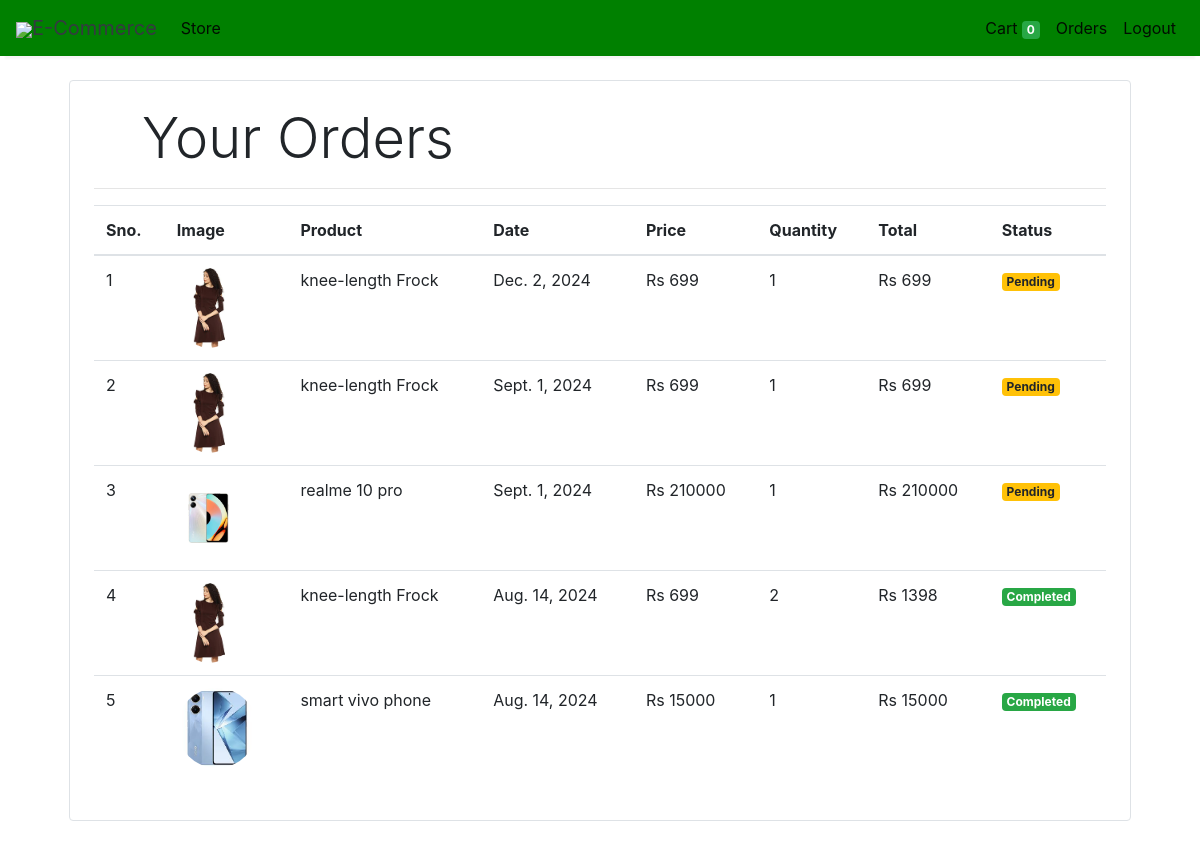
The page /orders (signed in) on the database its author committed.
### store/models/orders.py (models this page shows, shortened)
class Order(models.Model):
    product = models.ForeignKey(Products,
                                on_delete=models.CASCADE)
    customer = models.ForeignKey(Customer,
                                 on_delete=models.CASCADE)
    quantity = models.IntegerField(default=1)
    price = models.IntegerField()
    address = models.CharField (max_length=50, default='', blank=True)
    phone = models.CharField (max_length=50, default='', blank=True)
    date = models.DateField (default=datetime.datetime.today)
    status = models.BooleanField (default=False)
    @staticmethod
    def get_orders_by_customer(customer_id):
        return Order.objects.filter(customer=customer_id).order_by('-date')

### store/models/product.py (models this page shows, shortened)
class Products(models.Model):
    name = models.CharField(max_length=60)
    price= models.IntegerField(default=0)
    category= models.ForeignKey(Category,on_delete=models.CASCADE,default=1 )
    description= models.CharField(max_length=250, default='', blank=True, null= True)
    image= models.ImageField(upload_to='uploads/products/')

### store/middlewares/auth.py (the view)
    def middleware(request):
        print(request.session.get('customer'))
        returnUrl = request.META['PATH_INFO']
        print(request.META['PATH_INFO'])
        if not request.session.get('customer'):
           return redirect(f'login?return_url={returnUrl}')
        response = get_response(request)
        return response

### store/templatetags/custom_filter.py (called while the page is built)
@register.filter(name='currency')
def currency(number):
    return "Rs "+str(number)

@register.filter(name='multiply')
def multiply(number , number1):
    return number * number1

### store/views/orders.py (called while the page is built)
    def get(self , request ):
        customer = request.session.get('customer')
        orders = Order.get_orders_by_customer(customer)
        print(orders)
        return render(request , 'orders.html'  , {'orders' : orders})

### store/templates/orders.html
{% extends 'base.html' %}
{% block content %}
{% load cart %}
{% load custom_filter %}
<div class="container">
   <div class="border rounded p-4 m-4">
        <p class="display-4 pl-4 ml-4">Your Orders</p>
        <hr>
        <table class="table">
            <thead>
                <tr>
                    <th>Sno.</th>
                    <th>Image</th>
                    <th>Product</th>
                    <th>Date</th>
                    <th>Price</th>
                    <th>Quantity</th>
                    <th>Total</th>
                    <th>Status</th>
                </tr>
            </thead>
            <tbody>
                {% for order in orders %}
                <tr>
                    <td>{{forloop.counter}}</td>
                    <td><img style="height: 80px;" class="rounded-circle" src="{{order.product.image.url}}" alt=""></td>
                    <td>{{order.product.name}}</td>
                    <td>{{order.date}}</td>
                    <td>{{order.price|currency}}</td>
                    <td>{{order.quantity}}</td>
                    <td>{{order.quantity|multiply:order.price|currency}}</td>
                    {% if order.status %}
                    <td><small class="badge badge-success">Completed</small></td>
                    {%else%}
                    <td><small class="badge badge-warning">Pending</small></td>
                    {% endif %}
                </tr>
                {% endfor %}
            </tbody>
        </table>
   </div>
</div>
{% endblock %}

### store/templates/base.html (shortened to what this page needs)
<!doctype html>
<html lang="en">
<head>
  <link rel="stylesheet" href="https://maxcdn.bootstrapcdn.com/bootstrap/4.0.0/css/bootstrap.min.css"
>
</head>
<body>
<nav class="one-edge-shadow
  navbar navbar-light
  sticky-top navbar
  navbar-expand-lg
  text-white">
    <a class="navbar-brand ms-3 text-dark " href="/">
    <link rel="stylesheet" href="https://use.fontawesome.com/releases/v5.7.0/css/all.css">
    <img src="https://www.freepnglogos.com/uploads/shopping-cart-png/shopping-cart-svg-png-icon-download-28.png" style="width:50px;height:50px,color:text-light;">E-Commerce</a>
    <div class="collapse navbar-collapse" id="navbarSupportedContent">
      <ul class="navbar-nav mr-auto">
        <li class="nav-item active">
          <a class="nav-link" href="/store">Store <span class="sr-only">(current)</span></a>
        </li>
          </ul>
      <ul class=" navbar-nav my-2 my-lg-0">
        <li class="nav-item active">
          <a class="nav-link" href="/cart">Cart
            <span class="badge badge-success">{{request.session.cart.keys|length}}</span>
            <span class="sr-only">(current)</span></a>
        </li>
        {% if request.session.customer %}
        <li class="nav-item active ">
          <a class="nav-link" href="/orders">Orders<span class="sr-only">(current)</span></a>
        </li>
        <li class="nav-item active ">
          <a class="nav-link" href="/logout">Logout<span class="sr-only">(current)</span></a>
        </li>
        {% endif %}
      </ul>
    </div>
  </nav>
  {% block content %}{% endblock %}
</body>
</html>

### store/templates/base.html (style rules this page uses)
nav { background-color: green; }
.one-edge-shadow { box-shadow: 0 8px 2px -5px rgb(246, 245, 245); }

### rows shown on the page
Order: product.image (picture), product.name "knee-length Frock", date "Dec. 2, 2024", price "Rs 699", quantity "1", quantity|multiply "Rs 699", status "Pending"
Order: product.image (picture), product.name "knee-length Frock", date "Sept. 1, 2024", price "Rs 699", quantity "1", quantity|multiply "Rs 699", status "Pending"
Order: product.image (picture), product.name "realme 10 pro", date "Sept. 1, 2024", price "Rs 210000", quantity "1", quantity|multiply "Rs 210000", status "Pending"
Order: product.image (picture), product.name "knee-length Frock", date "Aug. 14, 2024", price "Rs 699", quantity "2", quantity|multiply "Rs 1398", status "Completed"
Order: product.image (picture), product.name "smart vivo phone", date "Aug. 14, 2024", price "Rs 15000", quantity "1", quantity|multiply "Rs 15000", status "Completed"

### other values the page prints
{{ request.session.cart.keys|length }} "0"
